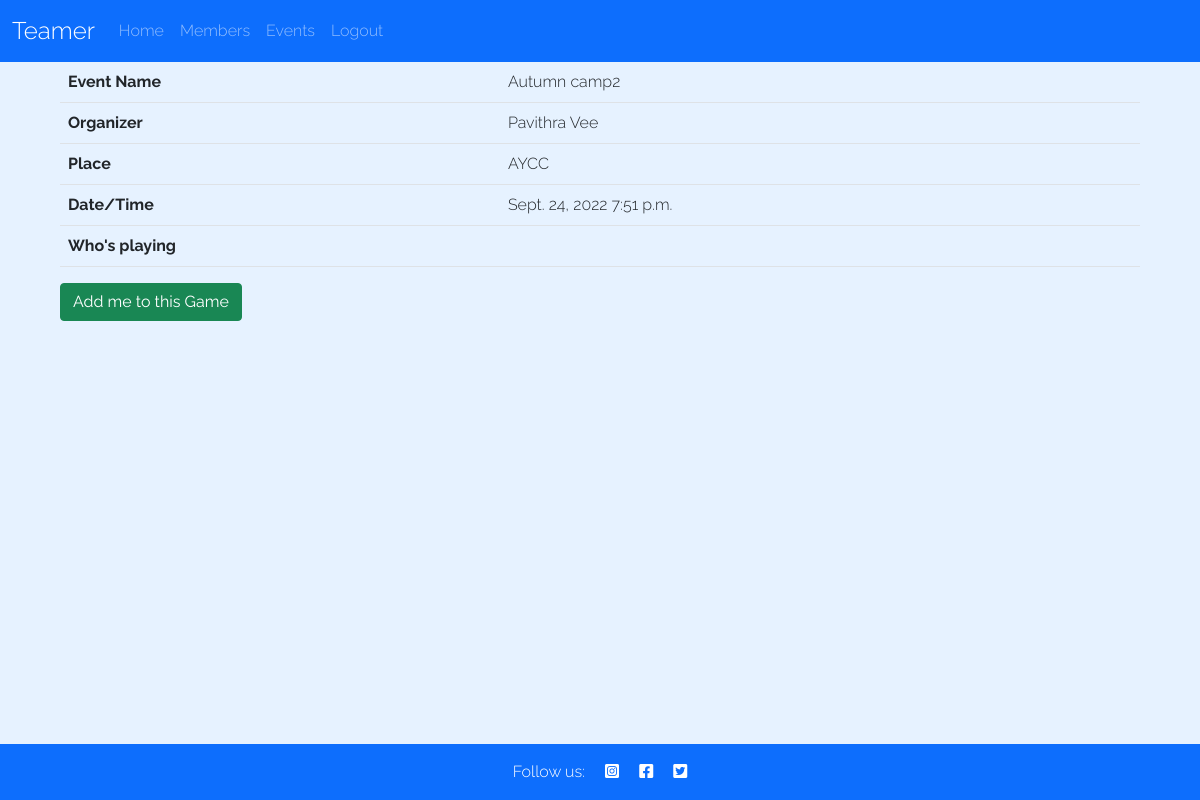
/event/2 (signed in), run on the app's committed database.
### club/models.py (models this page shows)
class Event(models.Model):
    name = models.CharField(max_length=50, null=False, blank=False)
    place = models.CharField(max_length=50, null=False, blank=False)
    date = models.DateField()
    time = models.TimeField()
    created_by = models.ForeignKey(Member, on_delete=models.CASCADE, related_name="owner")
    members = models.ManyToManyField(Member, related_name='players_in_event', blank=True)
    def __str__(self):
        return self.name + ' ' + self.place + ' '

class Member(models.Model):
    first_name = models.CharField(max_length=50, null=False, blank=False)
    last_name = models.CharField(max_length=50, null=False, blank=False)
    email = models.CharField(max_length=50, null=False, blank=False)
    phone_number = models.CharField(max_length=12)
    user = models.OneToOneField(User, on_delete=models.CASCADE, primary_key=True)
    def __str__(self):
        return self.first_name + ' ' + self.last_name

### club/views.py (the view)
# urls.py: path('event/<int:id>', get_event_details, name='get_event_details'),
def get_event_details(request, id):
    event = Event.objects.get(pk=id)
    members = event.members.all()
    logged_member = member = Member.objects.filter(user=request.user).first()
    print('Event from DB:', event)
    context = {
        'event': event,
        'members': members,
        'current_member': logged_member
    }
    return render(request, 'event/details.html', context)

### club/templates/event/details.html (shortened to what this page needs)
{% extends "base.html" %}
{% block content %}
  <div >
    <div id="container container-custom" class="member-details">
        <table class="table" >
            <tbody>
              <tr>
                <th scope="row">Event Name</th>
                <td>{{ event.name }}</td>
              </tr>
              <tr>
                <th scope="row">Organizer</th>
                <td>{{ event.created_by }}</td>
              </tr>
              <tr>
                <th scope="row">Place</th>
                <td>{{ event.place }}</td>
              </tr>
              <tr>
                <th scope="row">Date/Time</th>
                <td>{{ event.date }} {{ event.time }}</td>
              </tr>
              <tr>
                <th scope="row">Who's playing</th>
                <td>
                </td>
              </tr>
            </tbody>
        </table>
        {% if current_member in members %}
        <form class="d-inline" action="{% url 'delete_member_from_event' event.id %}" method="POST">
            {% csrf_token %}
            <button  type="submit" name="post_id" value="" class="btn btn-danger"><span>Delete me from this Game</span></button>
        </form>
        {% else %}
        <form class="d-inline" action="{% url 'add_member_to_event' event.id %}" method="POST">
            <button type="submit" name="post_id" value="" class="btn btn-success"><span>Add me to this Game</span></button>
        </form>
        {% endif %}
    </div>
  </div>
{%endblock%}

### static/css/style.css (style rules this page uses)
* { margin: 0; padding: 0; border: none; }
body { font-family: raleway, sans-serif; font-weight: 300; }
* { box-sizing: border-box; }
@media only screen and (min-width: 600px) { .member-details { width: 90%; margin-right: auto; margin-left: auto; } }
.custom-bg { background-color: #e6f2ff; }

### data on the page
Event: name "Autumn camp2", created_by "Pavithra Vee", place "AYCC", date "Sept. 24, 2022", time "7:51 p.m."
